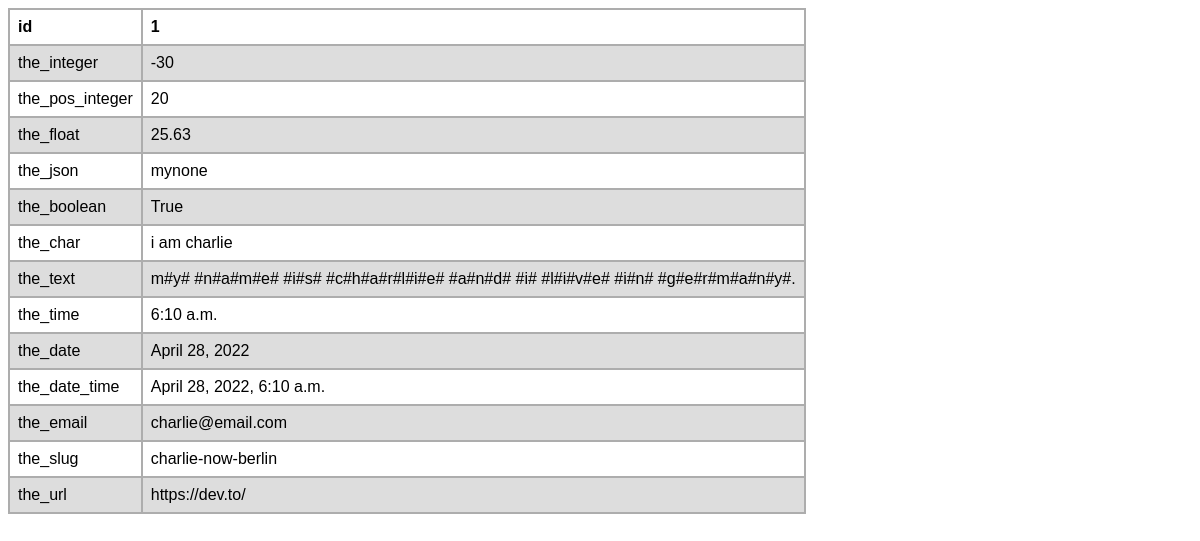
Before: / with the older database file.
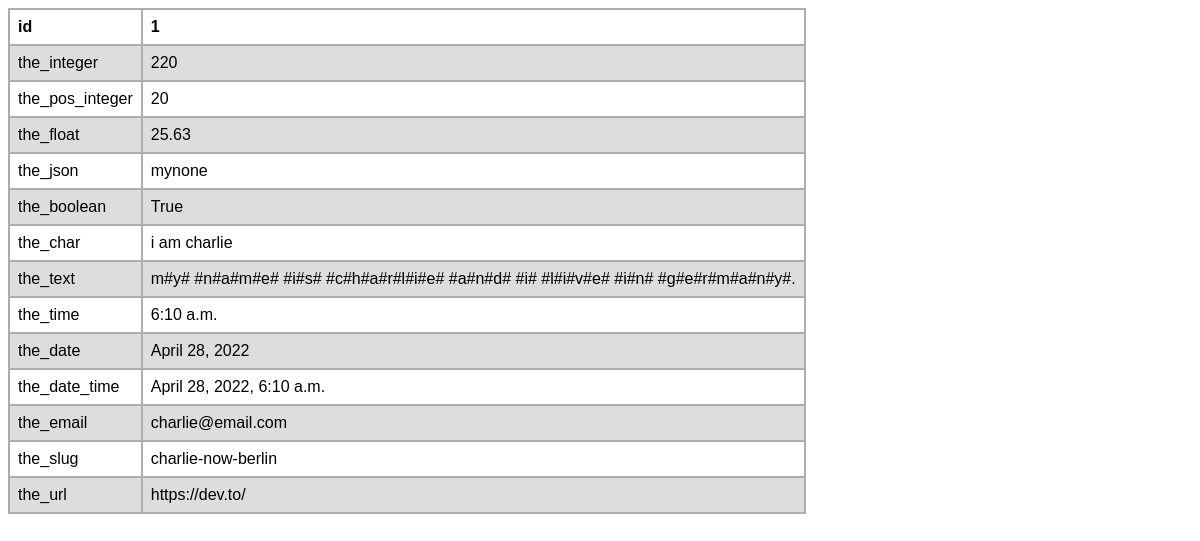
After: the same page with the newer database file.
### data/models.py (models this page shows, shortened)
class DataEn(models.Model):
    the_integer =   models.IntegerField(blank=True, null=True)
    the_pos_integer = models.PositiveIntegerField(blank=True, null=True)
    the_float = models.FloatField(blank=True, null=True)
    the_json = models.JSONField(blank=True, null=True)
    the_boolean = models.BooleanField(blank=True, null=True)
    the_char = models.CharField(max_length=200,blank=True, null=True)
    the_text = models.TextField(max_length=1000, blank=True, null=True)
    the_time = models.TimeField(blank=True, null=True)
    the_date = models.DateField(blank=True, null=True)
    the_date_time = models.DateTimeField(default = datetime.now)
    the_email = models.EmailField(max_length=254, blank=True, null=True)
    the_slug = models.SlugField(unique=True, max_length=100, blank=True, null=True)
    the_url = models.URLField(blank=True, null=True)

### data/views.py (the view)
# urls.py: path('',views.index,name='index')
def index(request):
    data = DataEn.objects.filter(id =1)
    context = {
        'data':data ,
    }
    return render(request,'data/index.html',context)

### templates/data/index.html (shortened to what this page needs)
<!DOCTYPE html>
<html>
<head>
</head>
<body>
{% for dt in data %}
<table>
    <tr>
        <th>id</th>
        <th>{{ dt.id }}</th>
    </tr>
    <tr>
        <td>the_integer</td>
        <td>{{ dt.the_integer }}</td>
    </tr>
    <tr>
        <td>the_pos_integer</td>
        <td>{{ dt.the_pos_integer }}</td>
    </tr>
    <tr>
        <td>the_float</td>
        <td>{{ dt.the_float }}</td>
    </tr>
    <tr>
        <td>the_json</td>
        <td>{{ dt.the_json|default:"mynone" }}</td>
    </tr>
    <tr>
        <td>the_boolean</td>
        <td>{{ dt.the_boolean }}</td>
    </tr>
    <tr>
        <td>the_char</td>
        <td>{{ dt.the_char }}</td>
    </tr>
    <tr>
        <td>the_text</td>
        <td>{{ dt.the_text|join:"#" }}</td>
    </tr>
    <tr>
        <td>the_time</td>
        <td>{{ dt.the_time }}</td>
    </tr>
    <tr>
        <td>the_date</td>
        <td>{{ dt.the_date }}</td>
    </tr>
    <tr>
        <td>the_date_time</td>
        <td>{{ dt.the_date_time }}</td>
    </tr>
    <tr>
        <td>the_email</td>
        <td>{{ dt.the_email }}</td>
    </tr>
    <tr>
        <td>the_slug</td>
        <td>{{ dt.the_slug }}</td>
    </tr>
    <tr>
        <td>the_url</td>
        <td>{{ dt.the_url }}</td>
    </tr>
</table><br /><br />
{% endfor %}
</body>
</html>

### templates/data/index.html (style rules this page uses)
table { font-family: arial, sans-serif; border-collapse: collapse; }
td, th { border: 2px solid #adadad; text-align: left; padding: 8px; }
tr:nth-child(even) { background-color: #dddddd; }

Changed rows visible on the page:
changed DataEn "mynone": the_integer "-30" → "220"
